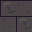

A 2D game scene composited from a Tiled map and its tileset images. What follows is a short description and the map's XML, with every tile layer's data as written:
An orthogonal 1x1 tile map with 32x32 px tiles, 1 tile layer (Assembly), 3 tilesets.

<map version="1.10" orientation="orthogonal" renderorder="right-down" width="1" height="1" tilewidth="32" tileheight="32" infinite="0" nextlayerid="2" nextobjectid="1">
  <tileset firstgid="1" source="../floors.tsx" />
  <tileset firstgid="321" source="../walls.tsx" />
  <tileset firstgid="961" source="../architecture.tsx" />
  <layer id="1" name="Assembly" width="1" height="1">
    <data encoding="csv">
261
</data>
  </layer>
</map>
